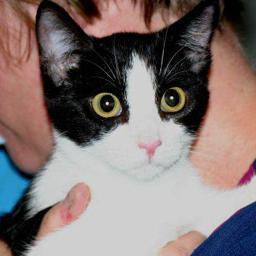
#> input picture datasets/cats/cat_00012.JPG, 256 x 256 px, found by its file name
$ python gradient_check.py
#> lines starting #> are read from the running program, lines starting #| are printed output that depends on the picture
### dnn.py
import numpy as np
from utils.dnn_utils import sigmoid, relu, sigmoid_backward, relu_backward
from utils.adam_optimization import *
from utils.mini_batches import *
import matplotlib.pyplot as plt


def initialize_parameters(layer_dimensions):
    np.random.seed(3)
    parameters = {}

    # layer_dimensions[0] is the number of input features in a training example or --
    # the number of neurons in the training layer.

    # Total number of layers including the input layer.
    L = len(layer_dimensions)

    for l in range(1, L):
        parameters["W" + str(l)] = np.random.randn(layer_dimensions[l], layer_dimensions[l - 1]) * 0.01
        parameters["B" + str(l)] = np.zeros((layer_dimensions[l], 1))

        # assert (parameters['W' + str(l)].shape == (layer_dimensions[l], layer_dimensions[l - 1]))
        # assert (parameters['B' + str(l)].shape == (layer_dimensions[l], 1))

    return parameters


#
def linear_forward(A, W, B):
    # Here A is the activation of the previous layer and is acting as the
    # input for the current layer. W and B are the parameters of the current layer.
    Z = np.dot(W, A) + B
    assert (Z.shape == (W.shape[0], A.shape[1]))
    cache = (A, W, B)
    return Z, cache


#
def linear_forward_activation(A_prev, W, B, activation_fn):
    # The linear_cache contains the A (A_prev), W , B used to calculate the Z.
    # Here the A_prev is the activation of previous layer which is acting as the input for the current layer
    # and is being used with the W and B of current layers to calculate the Z of the current layer.

    if activation_fn == "sigmoid":
        Z, linear_cache = linear_forward(A_prev, W, B)
        A, activation_cache = sigmoid(Z)

    elif activation_fn == "relu":
        Z, linear_cache = linear_forward(A_prev, W, B)
        A, activation_cache = relu(Z)

    # The activation_cache contains the value of the Z which is used to calculate the activation A
    # using the given function.

    assert (A.shape == (W.shape[0], A_prev.shape[1]))
    cache = (linear_cache, activation_cache)

    return A, cache


def forward_propagation(X, parameters):
    forward_cache = []
    A = X
    L = len(parameters) // 2

    for l in range(1, L):
        A_prev = A
        A, cache = linear_forward_activation(A_prev, parameters["W" + str(l)], parameters["B" + str(l)],
                                             activation_fn="relu")
        forward_cache.append(cache)

    AL, cache = linear_forward_activation(A, parameters["W" + str(L)], parameters["B" + str(L)],
                                          activation_fn="sigmoid")
    forward_cache.append(cache)

    assert (AL.shape == (1, X.shape[1]))
    return AL, forward_cache


# [221 lines left out: functions compute_cost, linear_backward, linear_activation_backward, backward_propagation, update_parameters, run_model and 2 more, not called in this run]

### utils/gradient_check.py
from dnn import forward_propagation, backward_propagation, initialize_parameters, compute_cost
from grad_check_utils import *
import numpy as np

from PIL import Image


# [44 lines left out: function gradient_check, not called in this run]

n_x = int(24 * 24 * 3)
layer_dims = [n_x, 200, 70, 40, 1]

img = Image.open(r"C:\Users\avina\Documents\GitHub\Deep-Neural-networks\datasets\single_cat_image\cat_00012.JPG")
#> img is the input picture: PIL image 256x256 RGB; mean R, G, B 129.8, 117, 115.2
img_cropped = img.resize((24,24))
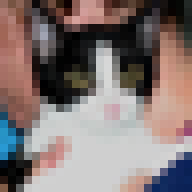
#> img_cropped: PIL image 24x24 RGB (shown 8 times larger); mean R, G, B 129.9, 117, 115.2
img_cropped.show()
img_arr = np.array(img_cropped)

label = [1]
X = img_arr.reshape(n_x,1)
#> X = 1728 values, max 215 at index 616, min 0 at index 315, mean 120.7
Y = np.array(label).reshape(1,1)

print(X.shape)
#| (1728, 1)
print(Y.shape)


parameters = initialize_parameters(layer_dims)
print("Parameters initializaion successfull..")
AL, cache = forward_propagation(X, parameters)
#> in forward_propagation, `A = X`: A has the same summary as X outside forward_propagation
#> after the loop in forward_propagation, `for l in range(1, L):`: forward_cache = []
#> (the run stopped early here; a loop or call above may not have finished)

$ run again, with datasets/cats/cat_00000.JPG copied over datasets/cats/cat_00012.JPG
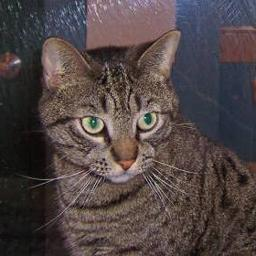
#> input picture datasets/cats/cat_00000.JPG, 256 x 256 px, found by its file name
#> img is the input picture: PIL image 256x256 RGB; mean R, G, B 80.2, 69.3, 69.1
#> `img_cropped = img.resize((24,24))`:
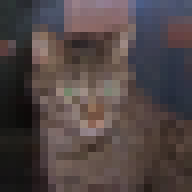
#> img_cropped: PIL image 24x24 RGB (shown 8 times larger); mean R, G, B 80.2, 69.3, 69
#> X = 1728 values, max 166 at index 1116, min 9 at index 1019, mean 72.85
#| (1728, 1)
#> A has the same summary as X outside forward_propagation
#> after the loop in forward_propagation, `for l in range(1, L):`: forward_cache = []

$ run again, with datasets/cats/cat_00001.JPG copied over datasets/cats/cat_00012.JPG
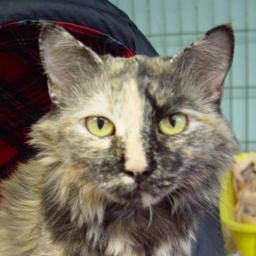
#> input picture datasets/cats/cat_00001.JPG, 256 x 256 px, found by its file name
#> img is the input picture: PIL image 256x256 RGB; mean R, G, B 117.6, 111.8, 96.7
#> `img_cropped = img.resize((24,24))`:
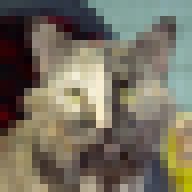
#> img_cropped: PIL image 24x24 RGB (shown 8 times larger); mean R, G, B 117.5, 111.8, 96.6
#> X = 1728 values, max 248 at index 1044, min 0 at index 514, mean 108.6
#| (1728, 1)
#> A has the same summary as X outside forward_propagation
#> after the loop in forward_propagation, `for l in range(1, L):`: forward_cache = []

$ run again, with datasets/cats/cat_00002.JPG copied over datasets/cats/cat_00012.JPG
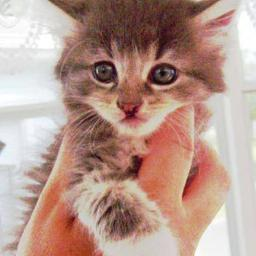
#> input picture datasets/cats/cat_00002.JPG, 256 x 256 px, found by its file name
#> img is the input picture: PIL image 256x256 RGB; mean R, G, B 184, 153.7, 142.7
#> `img_cropped = img.resize((24,24))`:
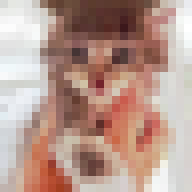
#> img_cropped: PIL image 24x24 RGB (shown 8 times larger); mean R, G, B 184, 153.7, 142.7
#> X = 1728 values, max 255 at index 285, min 24 at index 262, mean 160.1
#| (1728, 1)
#> A has the same summary as X outside forward_propagation
#> after the loop in forward_propagation, `for l in range(1, L):`: forward_cache = []
